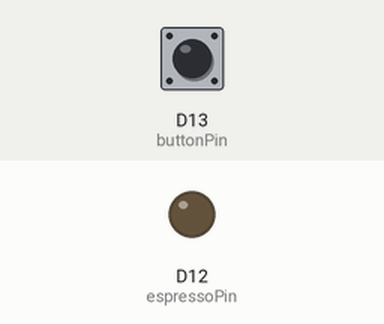
Bench run of a program on a simulated Arduino Nano 33 IoT. Parts: output pins drawn as LEDs (lit = HIGH). Dashed ring = blinking. The inputs (shaded band) are chosen by the test bench; at power-on: D13 (buttonPin) LOW. What the program prints to the serial monitor is not drawn.

Above: at 1.2 s.
1.3 s: D13 (buttonPin) pulled HIGH for 3.2 s
At 2.1 s:
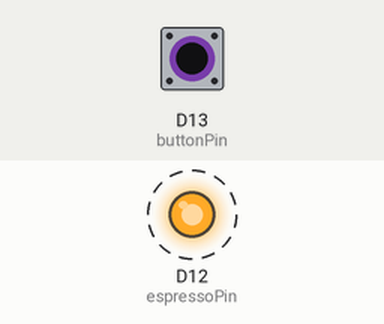
6.0 s: D13 (buttonPin) pulled HIGH for 0.15 s
At 7.0 s:
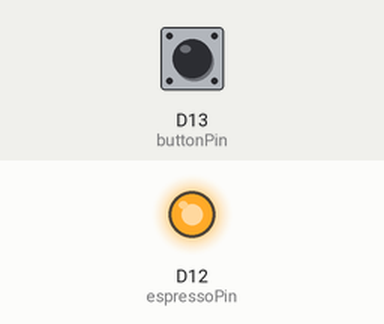
7.6 s: D13 (buttonPin) pulled HIGH for 1 s
At 8.2 s:
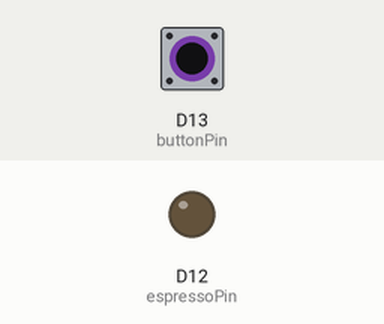
Timing chart, 0 to 10.6 s (numbered marks = the images above; inputs shaded):
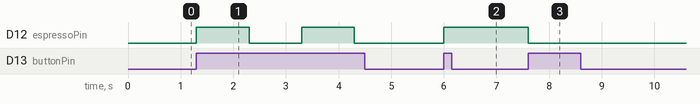

The program:

main.cpp
```cpp
#include <Arduino.h>
#include <ArduinoBLE.h>
const int  buttonPin = 13;    // the pin that the pushbutton is attached to
const int espressoPin = 12;       // the pin that the LED is attached to
// boolean to keep track of on/off
bool on;

void setup() {
  // initialize the button pin as a input:
  pinMode(buttonPin, INPUT);
  // initialize the LED as an output:
  pinMode(espressoPin, OUTPUT);
  // initialize serial communication:
  Serial.begin(9600);
}


void loop() {
  // read the pushbutton input pin:
  Serial.println("Waiting for button press/n");
  Serial.println(digitalRead(buttonPin));

  if (digitalRead(buttonPin) == HIGH)
  {
  //  check to see if light is on or not
    // if it's  not turn it on
    if(!on)
    {
      on = true;
      digitalWrite(espressoPin,HIGH);
      Serial.println("ON");
      delay(1000);
    }
    // if it is turn it off
    else
    {
      on = false;
      digitalWrite(espressoPin,LOW);
      Serial.println("OFF");
      delay(1000);
    }
  }
} 
```

Measured:
- after the input at 1.3 s, D12 (espressoPin): alternates HIGH for 1.0 s and LOW for 1.0 s, starting at once
- after the input at 6.0 s, D12 (espressoPin): LOW → HIGH at once
- after the input at 7.6 s, D12 (espressoPin): HIGH → LOW at once
